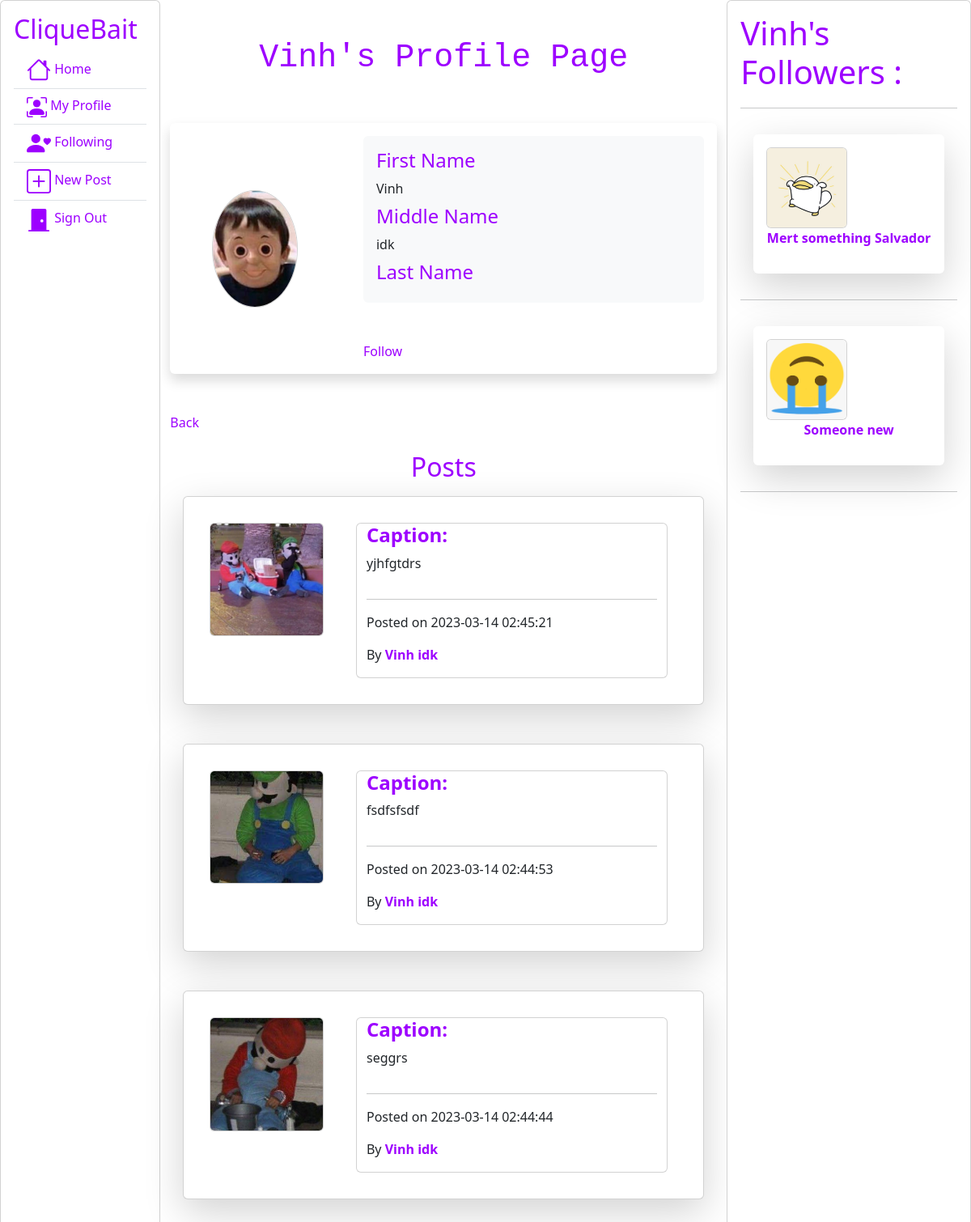
/Profile/details/5 (signed in), run on the app's committed database.
### tables this page shows
CREATE TABLE `profile` (
  `user_id` int(11) NOT NULL,
  `first_name` varchar(50) NOT NULL,
  `middle_name` varchar(50) NOT NULL,
  `last_name` varchar(50) NOT NULL,
  `picture` varchar(128) NOT NULL
);

CREATE TABLE `publication` (
  `publication_id` int(11) NOT NULL,
  `profile_id` int(11) NOT NULL,
  `picture` varchar(128) NOT NULL,
  `caption` text NOT NULL,
  `timestamp` timestamp NOT NULL DEFAULT current_timestamp() ON UPDATE current_timestamp()
);

### app/core/Controller.php (called while the page is built, shortened)
<?php
class Controller{
	function view($name, $data = []){
		include('app/views/' . $name . '.php');
	}
}

### app/controllers/Profile.php (called while the page is built, shortened)
<?php
class Profile extends \app\core\Controller{
	public function details($user_id){
		$profile = new \app\models\Profile();
		$profile = $profile->getByUserId($user_id);
		$this->view('Profile/details', $profile);
	}
    public function checkIfFollowing($profile_id){
		$follow = new \app\models\Follow();
		$follow->follower_id = $_SESSION['user_id'];
		$follow->followed_id = $profile_id;
		$boolean = $follow->isFollowing();
		return $boolean;
	}
}

### app/core/App.php (called while the page is built, shortened)
<?php
class App
{
	function __construct()
	{
		$request = $this->parseURL($_GET['url'] ?? '');
		$method = 'index';
		if(file_exists('app/controllers/' . $request[0] . '.php'))
		{
			unset($request[0]);
		}
		$controller = new $controller;
		if(isset($request[1]) && method_exists($controller, $request[1]))
		{
			$method = $request[1];
			unset($request[1]);
		}
		$params = array_values($request);
		call_user_func_array([$controller, $method], $params);
	}
	function parseURL($url)
	{
		return explode('/', trim($url,'/'));
	}
}

### index.php (called while the page is built, shortened)
<?php
new app\core\App;

### app/core/Model.php (called while the page is built, shortened)
<?php
class Model{
	public function __construct(){
		$host = 'localhost';
		$dbname = 'cliquebait';
		$user = 'root';
		$pass = '';
		try {
			$this->connection = new \PDO("mysql:host=$host;dbname=$dbname", $user, $pass);
		}
		catch(PDOException $e) {
		 	echo $e->getMessage();
		}
	}
}

### app/models/Profile.php (called while the page is built, shortened)
<?php
class Profile extends \app\core\Model{
	public $user_id;
	public function getByUserId($user_id){
		$SQL = "SELECT * FROM profile WHERE user_id=:user_id";
		$STH = $this->connection->prepare($SQL);
		$STH->execute( ['user_id' => $user_id] );
		$STH->setFetchMode(\PDO::FETCH_CLASS,'app\\models\\Profile');
		return $STH->fetch();
	}
	public function getPublications($user_id){
		$SQL = "SELECT * FROM publication
				WHERE profile_id=:profile_id
				ORDER BY `timestamp` DESC";
		$STH = $this->connection->prepare($SQL);
		$STH->execute(['profile_id'=>$this->user_id]);
		$STH->setFetchMode(\PDO::FETCH_CLASS, 'app\models\Publication');
		return $STH->fetchAll();
	}
	public function getFollowing($followed_id)
	{
		$SQL = "SELECT p.picture, p.user_id, p.first_name, p.middle_name, p.last_name
				FROM profile p
				JOIN follow f ON f.follower_id = p.user_id
				WHERE f.followed_id = :followed_id";
		$STH = $this->connection->prepare($SQL);
		$STH->execute(['followed_id'=>$followed_id]);
		$STH->setFetchMode(\PDO::FETCH_CLASS, 'app\models\Profile');
		return $STH->fetchAll();
	}
}

### app/models/Follow.php (called while the page is built, shortened)
<?php
class Follow extends \app\core\Model{
	public $follower_id;
	public $followed_id;
	public function isFollowing() {
		$SQL = 'SELECT * FROM follow
				WHERE follower_id=:follower_id
				AND followed_id=:followed_id';
		$STH = $this->connection->prepare($SQL);
		$data = [
			'follower_id'=>$this->follower_id,
		    'followed_id'=>$this->followed_id
		];
		$STH->execute($data);
		return $STH->fetch();
	}
}

### app/views/Profile/details.php (the view, shortened to what this page needs)
<div class="p-5 text-center">
	<h1 style="font-family: 'Courier New', monospace;"> <?=$data->first_name?>'s Profile Page</h1>
</div>
<div class=" p-2 shadow p-3 mb-5 bg-white rounded" >
	<div class=" row d-flex justify-content-center align-items-center ">
		<div class="col-md-4 px-5 ">
			<img class="col-sm-10 card rounded-circle " style="max-width:300px; max-height:300px;" src="/images/<?=$data->picture?>">
		</div>
		<div class="col-md-8 ">
			<dl class=" ml-auto shadow-none p-3 mb-5 bg-light rounded" style="max-width:500px;">
					<dt><h4>First Name</h4></dt>
					<dd><?=$data->first_name?></dd>
					<dt><h4>Middle Name</h4></dt>
					<dd><?=$data->middle_name?></dd>
					<dt><h4>Last Name</h4></dt>
			</dl>
			<?php
			if (isset($_SESSION['user_id'])) {
				if($_SESSION['user_id'] != $data->user_id){
					$checkFollowing = $this->checkIfFollowing($data->user_id);
					if($checkFollowing == true){
						echo '<a href=',"/Follow/unfollowUser/$data->user_id",'>Unfollow</a>';
					}else{
						echo '<a href=',"/Follow/followUser/$data->user_id",'>Follow</a>';
					}
				}
			}
			?>
		</div>
	</div>
</div>
<a href="/Main/index">Back</a>
<br><br>
	<h2 style="text-align: center;">Posts</h2>
		<?php
			$publications = $data->getPublications($data->user_id);
			foreach ($publications as $publication) {
				$this->view('Publication/posts', $publication);
			}
		?>
</div>
<div style="width: 500px;" class="p-3 card">
	<div style="height: 100px;" class="">
		<h1><?= $data->first_name?>'s Followers :</h1>
	</div>
	<hr>
	<?php
		$current = $data->getFollowing($data->user_id);
		foreach ($current as $profile) {
	?>
			<div class=" p-2 m-3 shadow-lg p-3 mt-6 bg-white rounded text-center justify-content-center" style="max-width: 250px; max-height: 250px;" >
				<img class="col-sm-10 card" src="/images/<?= $profile->picture ?>" style=" max-width:100px; max-height:100px; ">
				<p>
					<a href='/Profile/details/<?=$profile->user_id ?>'>
						<b>
							<?=$profile->first_name ?>
							<?=$profile->middle_name ?>
							<?=$profile->last_name ?>
						</b>
					</a>
				</p>
			</div>
			<hr>
	<?php
		}
	?>
</div>
</div>

### app/views/Publication/posts.php (shortened to what this page needs)
<div class="card p-2 m-3 shadow-lg p-3 mb-5 bg-white rounded" >
	<?php
		$profile = new \app\models\Profile();
		$profile = $profile->getByUserId($data->profile_id);
	?>
	<div class="card-body row ">
		<div class="row">
			<div class="col-md-4">
				<img class="col-sm-10 card" src="/images/<?= $data->picture ?>" style="max-width:300px; max-height:300px;">
			</div>
			<div class="col-md-8 ml-auto card">
					<div class="">
						<h4><b>Caption: </b></h4>
						<p><?=htmlspecialchars($data->caption) ?></p>
					</div>
					<hr>
					<div class="  row" >
						<div>
							<p class=" col-sm">Posted on <?= $data->timestamp?> </p>
							<p >By
								<a href='/Profile/details/<?=$profile->user_id ?>'>
									<b>
										<?=$profile->first_name ?>
										<?=$profile->middle_name ?>
									</b>
								</a>
							</p>
						</div>
					</div>
			</div>
		</div>
	</div>
</div>

### app/views/shared/header.php (style rules this page uses)
a:link { text-decoration: none; }
h1,h2,h3,h4,h5,a { color: #9D00FF; }

### data on the page
profile: first_name "Vinh", picture (picture), middle_name "idk"
publication: picture (picture), caption "yjhfgtdrs", timestamp "2023-03-14 02:45:21", profile.first_name "Vinh", profile.middle_name "idk"
publication: picture (picture), caption "fsdfsfsdf", timestamp "2023-03-14 02:44:53", profile.first_name "Vinh", profile.middle_name "idk"
publication: picture (picture), caption "seggrs", timestamp "2023-03-14 02:44:44", profile.first_name "Vinh", profile.middle_name "idk"
profile: picture (picture), first_name "Mert", middle_name "something", last_name "Salvador"
profile: picture (picture), first_name "Someone", last_name "new"
